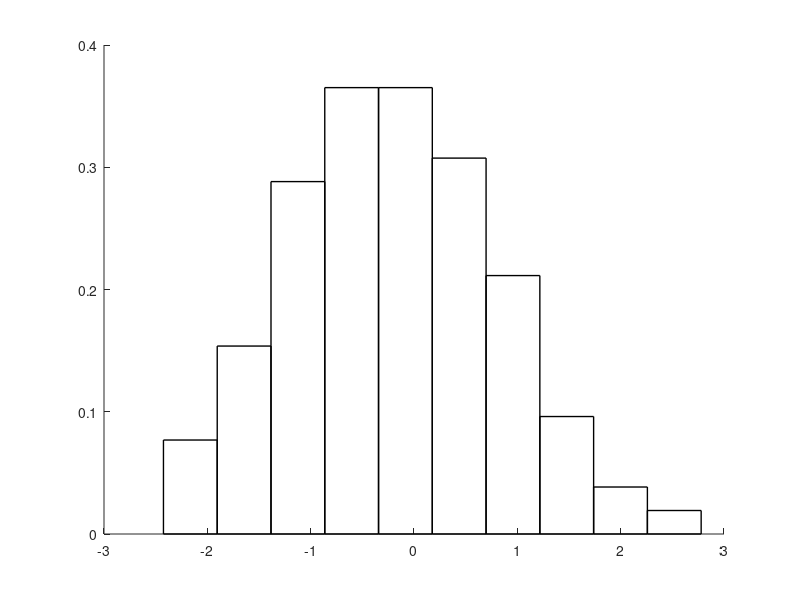

Write MATLAB code to recreate this figure.
function [tL,tB]=pHst(X,nB,Clr,LinWdt);

% X      n x 1 data
% nB     1 x 1 number of bins
% Clr    1 x 1 single character MATLAB colour, or colour character + line
% style characters
% LinWdt 1 x 1 MATLAB line width

if nargin==0;
  fprintf(1,'Test case\n');
  X=randn(100,1);
  nB=10;
  Clr='k';
  LinWdt=1;
elseif nargin==1;
  nB=100;
  Clr='k';
  LinWdt=1;
elseif nargin==2;
  Clr='k';
  LinWdt=1;
elseif nargin==3;
  LinWdt=1;
end;

if isempty(X)==0;
    
    %generate basic histogram
    if range(X)<eps;
      fprintf(1,'Warning: pltHst: range of X near zero\n');
      a=mean(X);
      if abs(X)>eps;
        tRng=linspace(0.9*a,1.1*a,nB);
      else;
        tRng=linspace(a-1,a+1,nB);
      end;
    else;
        tRng=linspace(min(X),max(X),nB);
    end;
    tB=hist(X,tRng);
    
    tB=tB/(sum(tB)*(tRng(2)-tRng(1)));
    
    hold on;
    h=bar(tRng,tB,'hist');
    if length(Clr)==1;
        set(h,'FaceAlpha',0,'LineWidth',LinWdt,'EdgeColor',Clr(1));
    else;
        set(h,'FaceAlpha',0,'LineWidth',LinWdt,'EdgeColor',Clr(1),'LineStyle',Clr(2:end));
    end;
    
end;

return